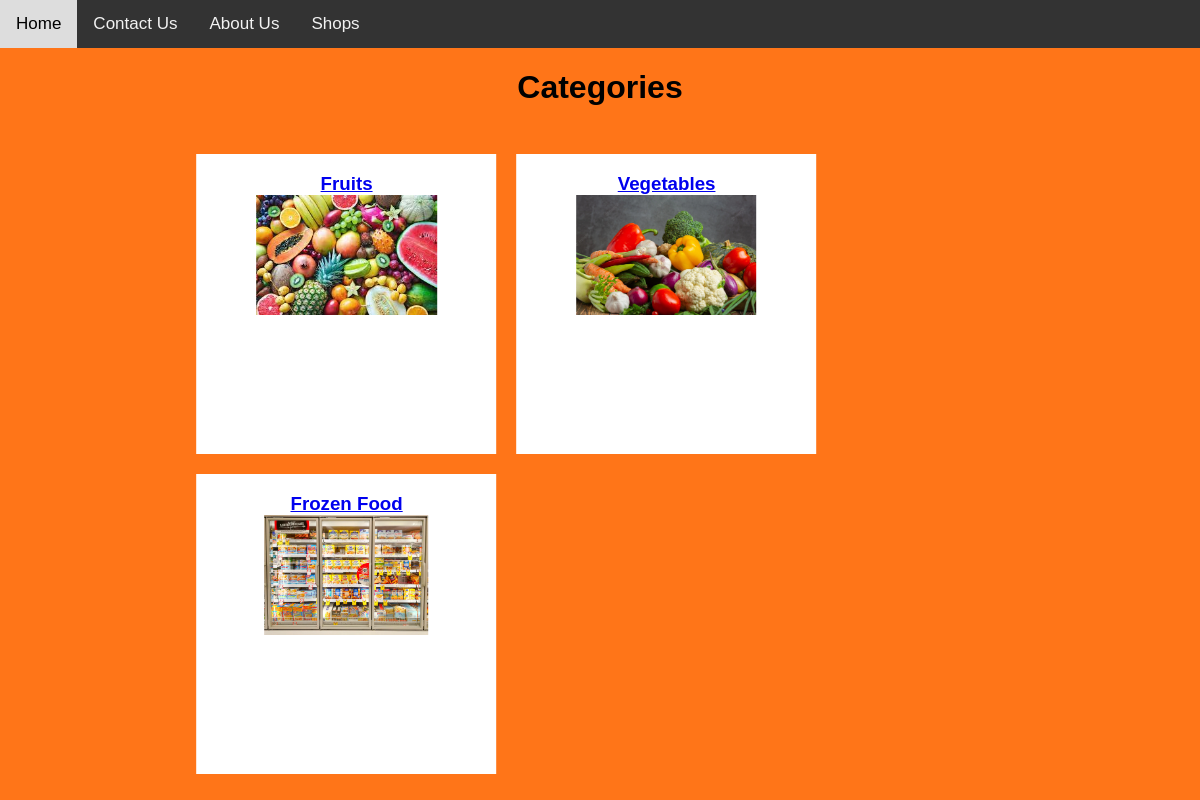
Screenshot of /cat.php?id=4 with the database file from the repository.
### tables this page shows
CREATE TABLE `shop_cat` (
  `ID` int(11) NOT NULL,
  `shopID` int(11) NOT NULL,
  `catID` int(11) NOT NULL
);

CREATE TABLE `cat` (
  `CatID` int(100) NOT NULL,
  `Name` varchar(100) NOT NULL,
  `Image` text NOT NULL
);

### cat.php (the view, shortened to what this page needs)
<html>
<body>
<?php
if(isset($_SESSION['ID']))
{
include("nav-bar.php");
}
else
{
echo'   <div class="topnav">
<a href="http://localhost/summerweb/home.php">Home</a>
<a href="http://localhost/summerweb/contactUs.php">Contact Us</a>
 <a href="http://localhost/summerweb/aboutUs.php">About Us</a>
  <a href="http://localhost/summerweb/restaurants.php">Shops</a>
</div>';
}
?>
	<h1 style="text-align:center"> Categories</h1>
	<div class="w3-container">
  <?php
    $servername = "localhost";
    $username = "root";
    $password = "";
    $dbname = "webproject";
    $conn = mysqli_connect($servername,$username,$password,$dbname);
    $shopID = $_GET['id'];
    $sql="SELECT * FROM `shop_cat` JOIN cat on cat.CatID = shop_cat.catID where shopID = ". $shopID ." ;";
    $result = mysqli_query($conn, $sql);
    while($row = mysqli_fetch_array($result))
    {
  ?>
    <div style="width: 300px; float:left; height:300px; background:white; margin:10px; text-align:center;justify-content: center;">
		  <a href="http://localhost/summerweb/products.php?shopId=<?php echo $shopID; ?>&catId=<?php echo $row['catID']; ?>">
        <h3><?php echo $row['Name']; ?>
          <div class="product-image">
            <img src="http://localhost<?php echo $row['Image']; ?>" style="height:120px  ">
          </div>
        </h3>
      </a>
    </div>
    <?php } ?>
  </div>
</body>
</html>

### cat.php (style rules this page uses)
body { background-color: #FF7518; margin: 0; font-family: Arial, Helvetica, sans-serif; }
.topnav { overflow: hidden; background-color: #333; }
.topnav a { float: left; color: #f2f2f2; text-align: center; padding: 14px 16px; text-decoration: none; font-size: 17px; }
.w3-container { position: absolute; top: 50%; left: 43.7%; transform: translate(-50%, -40%); }

### rows the page displays
shop_cat: catID.Name "Fruits", catID.Image (picture)
shop_cat: catID.Name "Vegetables", catID.Image (picture)
shop_cat: catID.Name "Frozen Food", catID.Image (picture)
